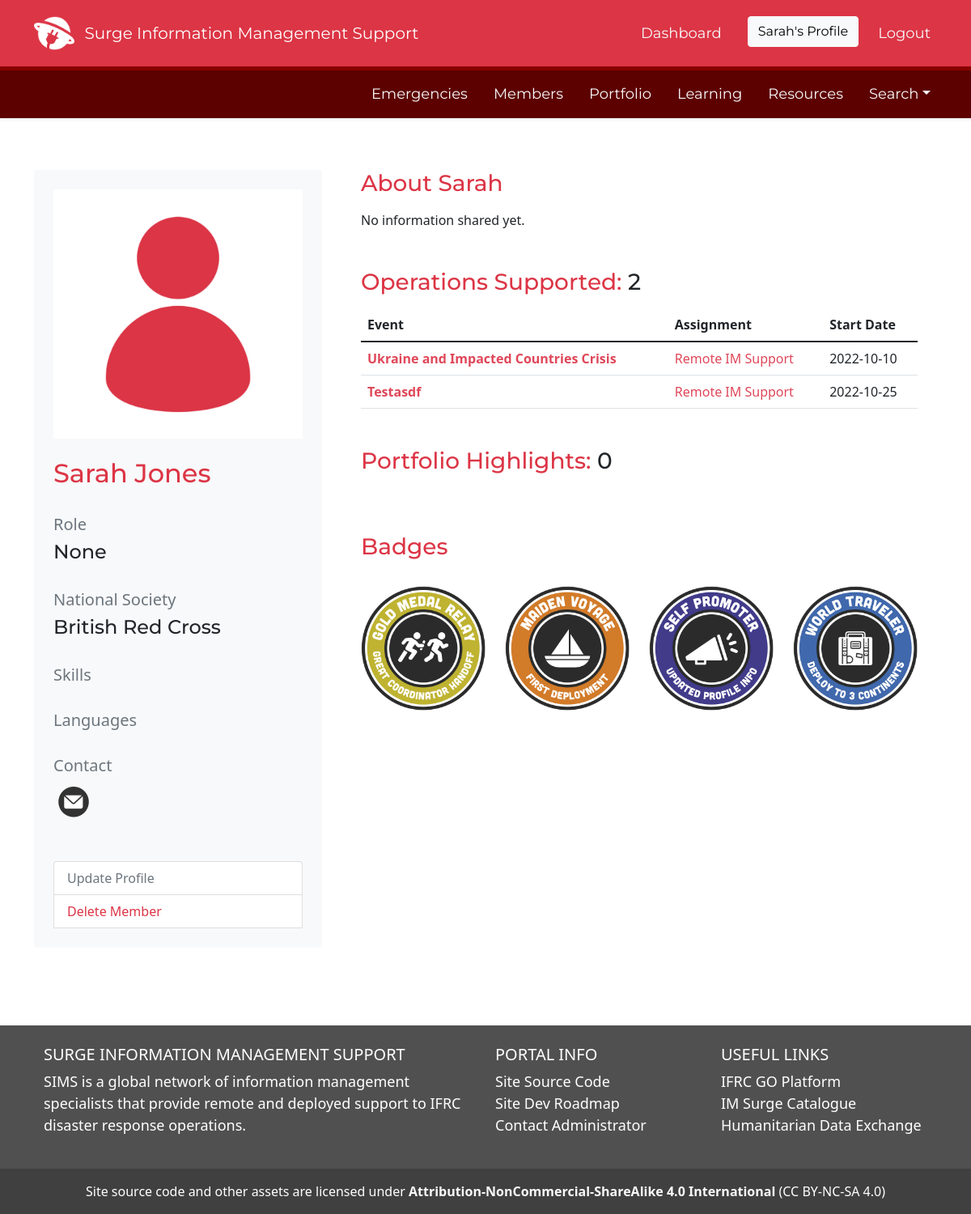
Before: /profile (signed in) with the older database file.
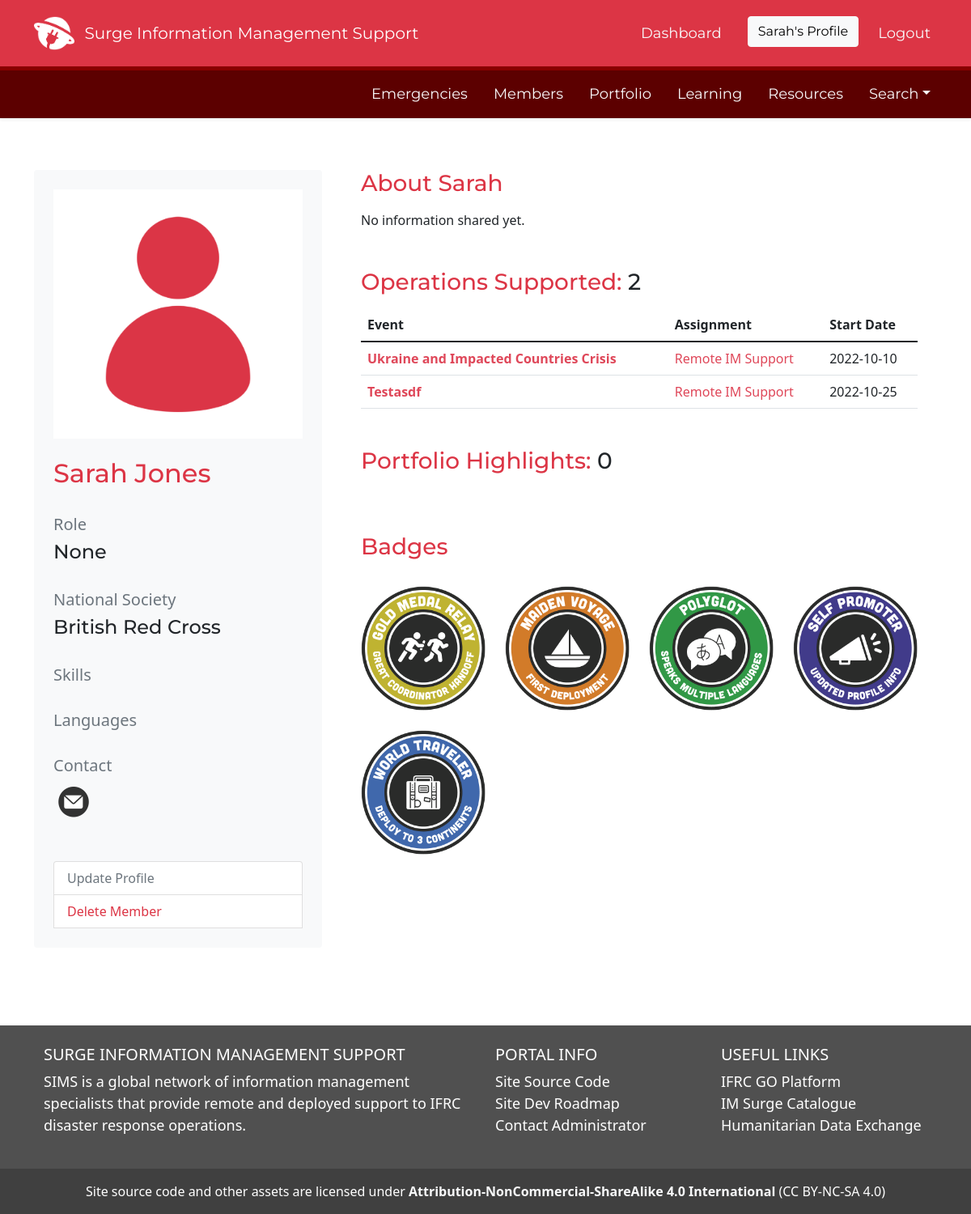
After: the same page with the newer database file.
### SIMS_Portal/models.py (models this page shows, shortened)
class User(db.Model, UserMixin):
	__tablename__ = 'user'
	id = db.Column(db.Integer, primary_key=True)
	firstname = db.Column(db.String(40), nullable=False)
	lastname = db.Column(db.String(40), nullable=False)
	status = db.Column(db.String(20), default='Pending')
	birthday = db.Column(db.Date)
	email = db.Column(db.String(120), unique=True, nullable=False)
	password = db.Column(db.String(60), nullable=False)
	molnix_id = db.Column(db.Integer)
	job_title = db.Column(db.String(120))
	unit = db.Column(db.String(120))
	bio = db.Column(db.Text)
	is_admin = db.Column(db.Boolean, default=False)
	roles = db.Column(db.String(1000))
	languages = db.Column(db.String(1000))
	image_file = db.Column(db.String(20), nullable=False, default='default.png')
	twitter = db.Column(db.String(120))
	slack_id = db.Column(db.String(120))
	github = db.Column(db.String(120))
	linked_in = db.Column(db.String(120))
	messaging_number_country_code = db.Column(db.Integer)
	messaging_number = db.Column(db.Integer)
	ns_id = db.Column(db.Integer, db.ForeignKey('nationalsociety.ns_go_id'))
	assignments = db.relationship('Assignment', backref='assigned_member')
	products = db.relationship('Portfolio', backref='creator', lazy=True)
	skills = db.relationship('Skill', secondary='user_skill', backref='members_with_skill')
	languages = db.relationship('Language', secondary='user_language', backref='members_with_language')
	badges = db.relationship('Badge', secondary='user_badge', backref='members_with_badge')
	working_groups = db.relationship('WorkingGroup', secondary='user_workinggroup', backref='members_with_workinggroup')
	created_at = db.Column(db.DateTime, server_default=func.now())
	updated_at = db.Column(db.DateTime, onupdate=func.now())
	fullname = column_property(firstname + " " + lastname)
	@hybrid_property
	def fullname(self):
		return self.firstname + " " + self.lastname

class Emergency(db.Model):
	__tablename__ = 'emergency'
	id = db.Column(db.Integer, primary_key=True)
	emergency_name = db.Column(db.String(100), nullable=False)
	emergency_status = db.Column(db.String(100), nullable=False, default='Active')
	emergency_glide = db.Column(db.String(20))
	emergency_go_id = db.Column(db.Integer)
	emergency_location_id = db.Column(db.Integer)
	emergency_review_id = db.Column(db.Integer)
	activation_details = db.Column(db.String(1000))
	slack_channel = db.Column(db.String)
	dropbox_url = db.Column(db.String)
	trello_url = db.Column(db.String)
	emergency_type_id = db.Column(db.Integer, db.ForeignKey('emergencytype.id'))
	emergency_products = db.relationship('Portfolio', backref='emergency_response', lazy=True)
	assigned_to = db.relationship('Assignment', backref='assigned_emergency', lazy=True)
	story_id = db.relationship('Story', backref='associated_story', lazy=True)
	created_at = db.Column(db.DateTime, server_default=func.now())
	updated_at = db.Column(db.DateTime, onupdate=func.now())

class Assignment(db.Model):
	__tablename__ = 'assignment'
	id = db.Column(db.Integer, primary_key=True)
	role = db.Column(db.String(100))
	start_date = db.Column(db.Date, nullable=False, default=datetime.utcnow)
	end_date = db.Column(db.Date, nullable=False)
	remote = db.Column(db.Boolean)
	assignment_details = db.Column(db.String(1000))
	assignment_status = db.Column(db.String(100), default='Active')
	availability = db.Column(db.String)
	products = db.relationship('Portfolio', backref='assignment', lazy=True)
	learning = db.relationship('Learning', backref='assignment', uselist=False)
	user_id = db.Column(db.Integer, db.ForeignKey('user.id'))
	emergency_id = db.Column(db.Integer, db.ForeignKey('emergency.id'), default=0)
	created_at = db.Column(db.DateTime, server_default=func.now())
	updated_at = db.Column(db.DateTime, onupdate=func.now())

class Badge(db.Model):
	__tablename__ = 'badge'
	id = db.Column(db.Integer, primary_key=True)
	name = db.Column(db.String)
	badge_url = db.Column(db.String)

### tables this page shows
CREATE TABLE user_badge (
	user_id INTEGER, 
	badge_id INTEGER, 
	FOREIGN KEY(user_id) REFERENCES user (id), 
	FOREIGN KEY(badge_id) REFERENCES badge (id)
);

### SIMS_Portal/users/routes.py (the view)
@users.route('/profile')
@login_required
def profile():
	user_info = User.query.filter(User.id==current_user.id).first()
	try:
		ns_association = db.session.query(User, NationalSociety).join(NationalSociety, NationalSociety.ns_go_id == User.ns_id).filter(User.id==current_user.id).with_entities(NationalSociety.ns_name).first()[0]
	except:
		ns_association = 'None'
	try:
		assignment_history = db.session.query(User, Assignment, Emergency).join(Assignment, Assignment.user_id==User.id).join(Emergency, Emergency.id==Assignment.emergency_id).filter(User.id==current_user.id).all()
	except:
		pass
	deployment_history_count = len(assignment_history)
	user_portfolio_size = len(db.session.query(Portfolio).filter(Portfolio.creator_id == current_user.id, Portfolio.product_status == 'Personal' or Portfolio.product_status == 'Approved').all())
	user_portfolio = db.session.query(User, Portfolio).join(Portfolio, Portfolio.creator_id==User.id).filter(User.id==current_user.id, Portfolio.product_status=='Personal' or Portfolio.product_status=='Approved').limit(3).all()
	skills_list = db.engine.execute("SELECT * FROM user JOIN user_skill ON user.id = user_skill.user_id JOIN skill ON skill.id = user_skill.skill_id WHERE user.id=:current_user", {'current_user': current_user.id})
	languages_list = db.engine.execute("SELECT * FROM user JOIN user_language ON user.id = user_language.user_id JOIN language ON language.id = user_language.language_id WHERE user.id=:current_user", {'current_user': current_user.id})
	profile_picture = url_for('static', filename='assets/img/avatars/' + current_user.image_file)
	badges = db.engine.execute("SELECT * FROM user JOIN user_badge ON user_badge.user_id = user.id JOIN badge ON badge.id = user_badge.badge_id WHERE user.id=:current_user ORDER BY name", {'current_user': current_user.id})
	def convert_date_to_int(date):
		return 10000*date.year + 100*date.month + date.day
	today = date.today()
	today_int = convert_date_to_int(today)
	all_end_dates = []
	for end_date in assignment_history:
		all_end_dates.append(convert_date_to_int(end_date.Assignment.end_date))
	try:
		max_end = max(all_end_dates)
	except:
		pass
	return render_template('profile.html', title='Profile', profile_picture=profile_picture, ns_association=ns_association, user_info=user_info, assignment_history=assignment_history, deployment_history_count=deployment_history_count, user_portfolio=user_portfolio, skills_list=skills_list, languages_list=languages_list, badges=badges, user_portfolio_size=user_portfolio_size)

### SIMS_Portal/models.py (called while the page is built)
@login_manager.user_loader
def load_user(user_id):
	return User.query.get(int(user_id))

### SIMS_Portal/templates/profile.html (shortened to what this page needs)
{% extends "layout.html" %}
{% block content %}
<div class="container">
	<div class="row my-5">
		<div class="col col-md-4 rounded rounded-3">
			<div class="card border-0 p-4 bg-light">
				<div class="row">
					<img src="{{ profile_picture }}" class="img-fluid mb-4" >
				</div>
				<div class="row">
					<h2 class="text-danger profile-section-header">{{ current_user.firstname }} {{ current_user.lastname }}</h2>
				</div>
				<div class="row">
					<h5 class="text-secondary mt-4 ">Role</h5>
					<h4 class='profile-section-header'>{{ current_user.job_title }}</h4>
				</div>
				<div class="row">
					<h5 class="text-secondary mt-4">National Society</h5>
					<h4 class='profile-section-header'>{{ ns_association }}</h4>
				</div>
				<div class="row">
					<div>
					<h5 class="text-secondary mt-4">Skills</h5>
					</div>
				</div>
				<div class="row">
					<div>
					<h5 class="text-secondary mt-4">Languages</h5>
					</div>
				</div>
				<div class="row">
					<div>
					<h5 class="text-secondary mt-4">Contact</h5>
					<a href="mailto: {{user_info.email}}"'><img src='/static/assets/img/profile-email.png' height='50px'></a>
					</div>
				</div>
				<div class="list-group mt-5">
			  		<a href="{{ url_for('users.update_profile') }}" class="list-group-item list-group-item-action text-secondary">Update Profile</a>
			  		<a href="#" class="list-group-item list-group-item-action text-danger" data-toggle="modal" data-target="#confirm-delete">Delete Member</a>
				</div>
			</div>
		</div>
		<div class="col mx-4">
			<div class='mb-5'>
				<h3 class="mb-3 text-danger profile-section-header">About {{ user_info.firstname }}</h3>
				{% if user_info.bio %}
					<p style="white-space: pre-line">{{ user_info.bio|markdown}}</p>
				{% else %}
					No information shared yet.
				{% endif %}
			</div>
			<div class='mb-5'>
				<h3 class="mb-3 text-danger profile-section-header">Operations Supported: <span class='text-dark'>{{ deployment_history_count }}</span></h3>
				{% if deployment_history_count == 0 %}
					No deployments or remote support provided yet.
				{% else %}
				<table class="table">
			  	<thead class="">
					<tr>
				  	<th>Event</th>
				  	<th>Assignment</th>
				  	<th>Start Date</th>
					</tr>
			  	</thead>
			  	<tbody>
				  	{% for assignment in assignment_history %}
				  	<tr>
						<td class="fw-bold"><a href="/emergency/{{assignment.Emergency.id}}" class="link-danger">{{assignment.Emergency.emergency_name}}</a></td>
						<td><a href='/assignment/{{assignment.Assignment.id}}'>{{assignment.Assignment.role}}</a></td>
						<td>{{assignment.Assignment.start_date}}</td>
				  	{% endfor %}
			  	</tbody>
				</table>
				{% endif %}
			</div>
			<div class='mb-5'>
				<h3 class="mb-3 text-danger profile-section-header">Portfolio Highlights: <span class='text-dark'>{{user_portfolio_size}}</h3>
			</div>
			<div class='mb-3'>
			<h3 class="mb-2 text-danger profile-section-header">Badges</h3>
				<div class="row row-cols-4 row-cols-md-4 g-4 mt-2">
				{% for badge in badges %}
					<div class="col d-flex align-items-stretch">
					  	<a href='/badges#{{badge.id}}'><img src="{{badge.badge_url}}" class="img-fluid"></a>
				  	</div>
				{% endfor %}
				</div>
			</div>
		</div>
	</div>
</div>
{% endblock content %}

### SIMS_Portal/templates/layout.html (shortened to what the changed rows need)
<!DOCTYPE html>
<html lang="en">
<head>
	<link href="https://cdn.jsdelivr.net/npm/bootstrap@5.1.3/dist/css/bootstrap.min.css" rel="stylesheet">
	<link rel="stylesheet" type="text/css" href="https://cdn.datatables.net/1.12.1/css/jquery.dataTables.css">
	<link rel="stylesheet" type="text/css" href="{{ url_for('static', filename='css/main.css') }}">
	<link rel="stylesheet" href="https://cdn.jsdelivr.net/npm/bootstrap-icons@1.8.3/font/bootstrap-icons.css">
	<link rel="stylesheet" href="https://cdn.jsdelivr.net/npm/fullcalendar@5.11.0/main.min.css">
	<link rel="stylesheet" href="https://maxcdn.bootstrapcdn.com/font-awesome/4.7.0/css/font-awesome.min.css">
</head>
<body class="d-flex flex-column min-vh-100" data-spy="scroll" data-target=".card" data-offset="50">
	<header>
	<nav id="navbar_top" class="navbar navbar-expand-md navbar-dark bg-danger navbar-static-top py-3">
	 <div class="container">
	  <div class="collapse navbar-collapse" id="main_nav">
		<ul class="navbar-nav ms-auto">
			{% if current_user.is_authenticated %}
				{% if '/profile_edit/' in request.path %}
				<li class="nav-item px-3"> </li>
				{% elif request.path == '/profile' %}
					<li class="nav-item px-2"><button type="button" class="btn btn-light" style="font-family: 'Montserrat';">{{ current_user.firstname }}'s Profile</button></li>
				{% else %}
				<li class="nav-item px-2"><a class="nav-link text-light" href="/profile" style="font-family: 'Montserrat';"> {{ current_user.firstname }}'s Profile </a></li>
				{% endif %}
			{% endif %}
		</ul>
	  </div>
	</nav>
	</header>
	{% block content %}{% endblock %}
	<br><br>
</body>
</html>

Changed rows visible on the page:
added user_badge: badge_url (picture)
